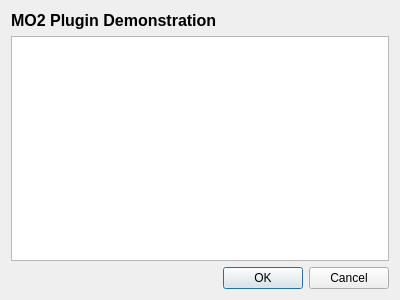
<?xml version="1.0" encoding="UTF-8"?>
<ui version="4.0">
 <class>Dialog</class>
 <widget class="QDialog" name="Dialog">
  <property name="geometry">
   <rect>
    <x>0</x>
    <y>0</y>
    <width>400</width>
    <height>300</height>
   </rect>
  </property>
  <property name="sizePolicy">
   <sizepolicy hsizetype="Fixed" vsizetype="Fixed">
    <horstretch>0</horstretch>
    <verstretch>0</verstretch>
   </sizepolicy>
  </property>
  <property name="windowTitle">
   <string>Dialog</string>
  </property>
  <layout class="QVBoxLayout" name="verticalLayout">
   <item>
    <widget class="QLabel" name="label">
     <property name="font">
      <font>
       <pointsize>12</pointsize>
       <weight>75</weight>
       <bold>true</bold>
      </font>
     </property>
     <property name="text">
      <string>MO2 Plugin Demonstration</string>
     </property>
    </widget>
   </item>
   <item>
    <widget class="QTextEdit" name="textEdit">
     <property name="readOnly">
      <bool>true</bool>
     </property>
     <property name="html">
      <string>&lt;!DOCTYPE HTML PUBLIC &quot;-//W3C//DTD HTML 4.0//EN&quot; &quot;http://www.w3.org/TR/REC-html40/strict.dtd&quot;&gt;
&lt;html&gt;&lt;head&gt;&lt;meta name=&quot;qrichtext&quot; content=&quot;1&quot; /&gt;&lt;style type=&quot;text/css&quot;&gt;
p, li { white-space: pre-wrap; }
&lt;/style&gt;&lt;/head&gt;&lt;body style=&quot; font-family:'MS Shell Dlg 2'; font-size:8.25pt; font-weight:400; font-style:normal;&quot;&gt;
&lt;p style=&quot;-qt-paragraph-type:empty; margin-top:0px; margin-bottom:0px; margin-left:0px; margin-right:0px; -qt-block-indent:0; text-indent:0px;&quot;&gt;&lt;br /&gt;&lt;/p&gt;&lt;/body&gt;&lt;/html&gt;</string>
     </property>
     <property name="placeholderText">
      <string/>
     </property>
    </widget>
   </item>
   <item>
    <widget class="QDialogButtonBox" name="buttonBox">
     <property name="orientation">
      <enum>Qt::Horizontal</enum>
     </property>
     <property name="standardButtons">
      <set>QDialogButtonBox::Cancel|QDialogButtonBox::Ok</set>
     </property>
    </widget>
   </item>
  </layout>
 </widget>
 <resources/>
 <connections>
  <connection>
   <sender>buttonBox</sender>
   <signal>accepted()</signal>
   <receiver>Dialog</receiver>
   <slot>accept()</slot>
   <hints>
    <hint type="sourcelabel">
     <x>248</x>
     <y>254</y>
    </hint>
    <hint type="destinationlabel">
     <x>157</x>
     <y>274</y>
    </hint>
   </hints>
  </connection>
  <connection>
   <sender>buttonBox</sender>
   <signal>rejected()</signal>
   <receiver>Dialog</receiver>
   <slot>reject()</slot>
   <hints>
    <hint type="sourcelabel">
     <x>316</x>
     <y>260</y>
    </hint>
    <hint type="destinationlabel">
     <x>286</x>
     <y>274</y>
    </hint>
   </hints>
  </connection>
 </connections>
</ui>
